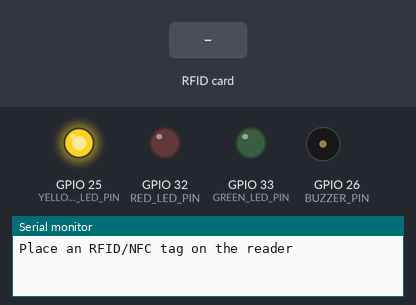
Bench run of a sketch on a simulated ESP32. Shown: output pins drawn as LEDs (lit = HIGH), buzzer (waves = sounding), the last lines printed to the serial monitor. Inputs (shaded band) come from the test bench. WiFi joins after 1.5 s; servers stay silent unless stated; uploads are accepted with an empty reply.

Above: at 3.3 s.
3.4 s: RFID card 5E 7A 19 C4 held to the reader
At 3.52 s:
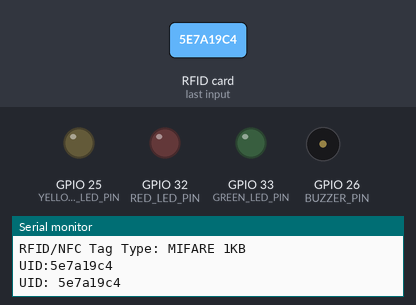
Timing chart, 0 to 6.4 s (numbered marks = the images above; inputs shaded):
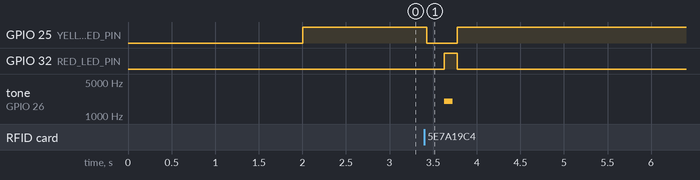

The sketch:

restapi-rfidgate.ino
```cpp
#include <WiFi.h>
#include <HTTPClient.h>
#include <SPI.h>
#include <MFRC522.h>

#define RED_LED_PIN 32
#define GREEN_LED_PIN 33
#define YELLOW_LED_PIN 25
#define RFID_SS_PIN 5
#define RFID_RST_PIN 27
#define BUZZER_PIN 26
#define GATE_ID 2

MFRC522 rfid(RFID_SS_PIN, RFID_RST_PIN);

const char* ssid = "ITS-WIFI1-2G";
const char* password = "itssurabaya";
const char* server = "http://10.15.43.75:3000/masuk";

int freq = 2000;
int channel = 0;
int resolution = 8;

void setup() {
  Serial.begin(9600);

  Serial.println("Starting..");

  pinMode(RED_LED_PIN, OUTPUT);
  pinMode(GREEN_LED_PIN, OUTPUT);
  pinMode(YELLOW_LED_PIN, OUTPUT);

  ledcSetup(channel, freq, resolution);
  ledcAttachPin(BUZZER_PIN, channel);

  WiFi.begin(ssid, password);

  Serial.println("Connecting to WiFi...");
  while(WiFi.status() != WL_CONNECTED) {
    Serial.print(".");
    digitalWrite(YELLOW_LED_PIN, LOW);
    delay(1000);
    digitalWrite(YELLOW_LED_PIN, HIGH);
  }

  Serial.println("");
  Serial.print("Connected to WiFi network with IP Address: ");
  Serial.println(WiFi.localIP());

  Serial.println("Timer set to 5 seconds (timerDelay variable), it will take 5 seconds before publishing the first reading.");

  SPI.begin();
  rfid.PCD_Init();

  Serial.println("Place an RFID/NFC tag on the reader");
}

void loop() {
  ledcWriteTone(channel, 0);
  digitalWrite(RED_LED_PIN, LOW);
  digitalWrite(GREEN_LED_PIN, LOW);
  digitalWrite(YELLOW_LED_PIN, LOW);

  if(WiFi.status() == WL_CONNECTED){
    WiFiClient client;
    HTTPClient http;

    digitalWrite(YELLOW_LED_PIN, HIGH);
    if (rfid.PICC_IsNewCardPresent()) {
      if (rfid.PICC_ReadCardSerial()) {
        digitalWrite(YELLOW_LED_PIN, LOW);
        http.begin(client, server);
        http.addHeader("Content-Type", "application/x-www-form-urlencoded");
        String data = "gate_id=23&card_id=";

        MFRC522::PICC_Type piccType = rfid.PICC_GetType(rfid.uid.sak);
        Serial.print("RFID/NFC Tag Type: ");
        Serial.println(rfid.PICC_GetTypeName(piccType));

        Serial.print("UID:");
        String uidString = "";
        for (int i = 0; i < rfid.uid.size; i++) {
          uidString += (rfid.uid.uidByte[i] < 0x10 ? "0" : "") + String(rfid.uid.uidByte[i], HEX);
        }
        Serial.println(uidString);

        rfid.PICC_HaltA();
        rfid.PCD_StopCrypto1();

        Serial.print("UID: ");
        Serial.println(uidString);

        data += uidString;

        http.POST(data);

        if(http.getString() == "1") {
          digitalWrite(GREEN_LED_PIN, HIGH);
          ledcWriteTone(channel, 2000);
          delay(100);
          ledcWriteTone(channel, 0);
        } else {
          digitalWrite(RED_LED_PIN, HIGH);
          ledcWriteTone(channel, 2000);
          delay(100);
          ledcWriteTone(channel, 0);
        }

        http.end();

        delay(50);
      }
    }
  } else {
    Serial.println("WiFi Disconnected");
    WiFi.begin(ssid, password);

    while(WiFi.status() != WL_CONNECTED) {
      Serial.println("Connecting to WiFi...");
      digitalWrite(YELLOW_LED_PIN, HIGH);
      delay(500);
      digitalWrite(YELLOW_LED_PIN, LOW);
    }
  }
}
```

Measured:
- after the input at 3.4 s, GPIO 25 (YELLOW_LED_PIN): HIGH → LOW at once, → HIGH 0.35 s later; GPIO 32 (RED_LED_PIN): LOW → HIGH after 0.22 s, → LOW 0.15 s later; tone on GPIO 26 (BUZZER_PIN): silent → 2000 Hz after 0.22 s, → silent 0.10 s later
